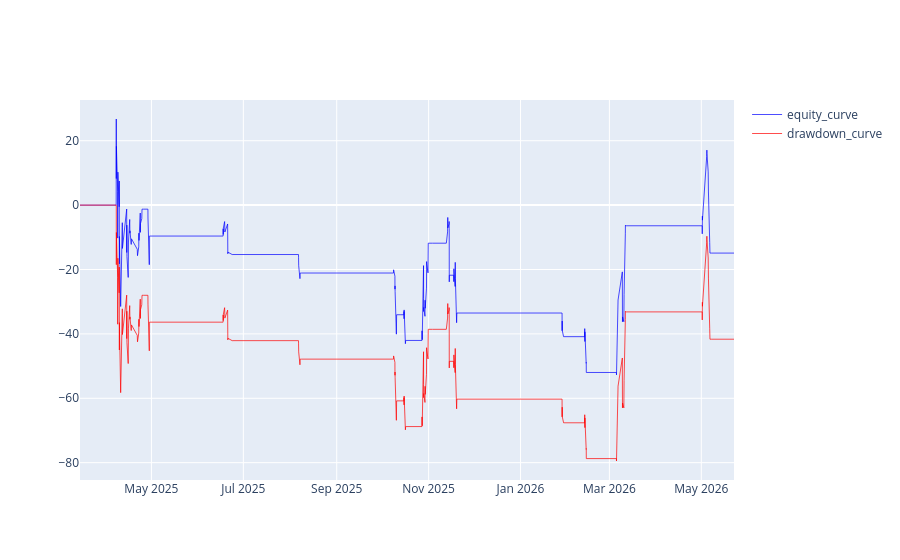
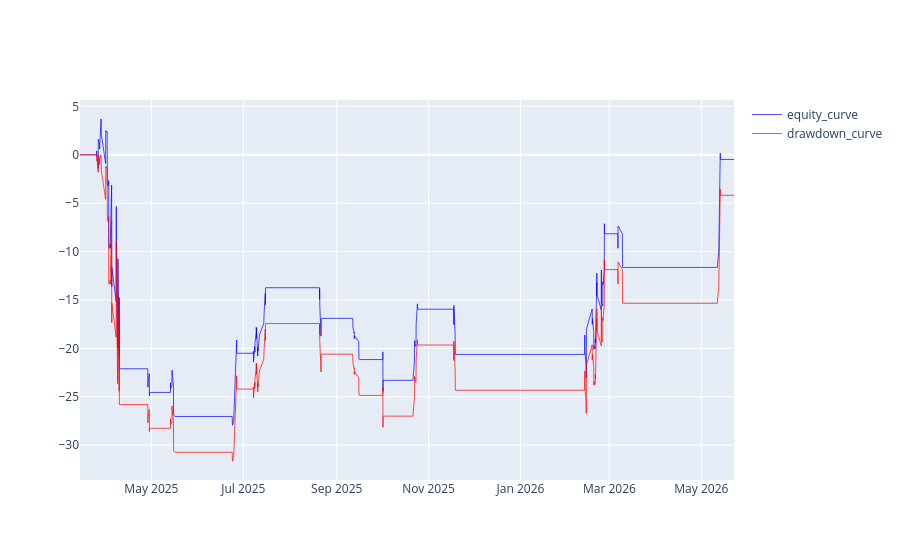
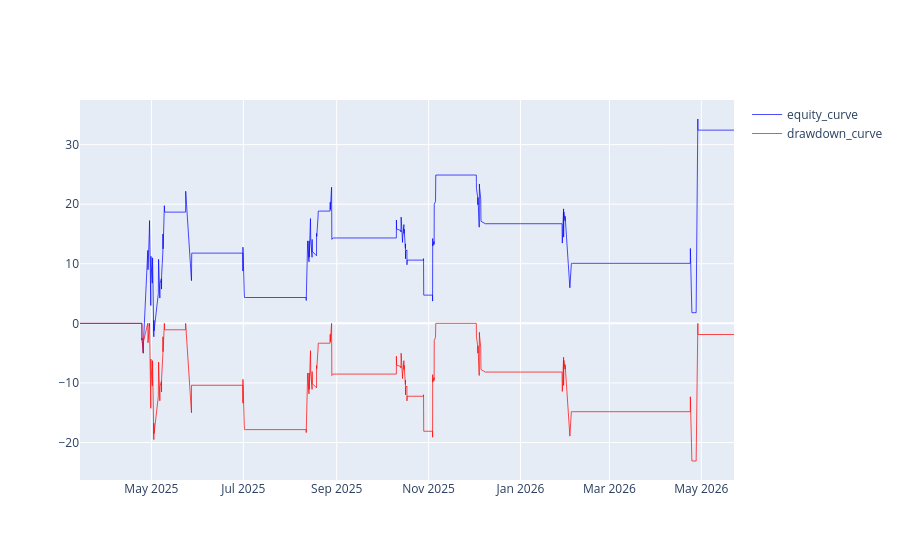
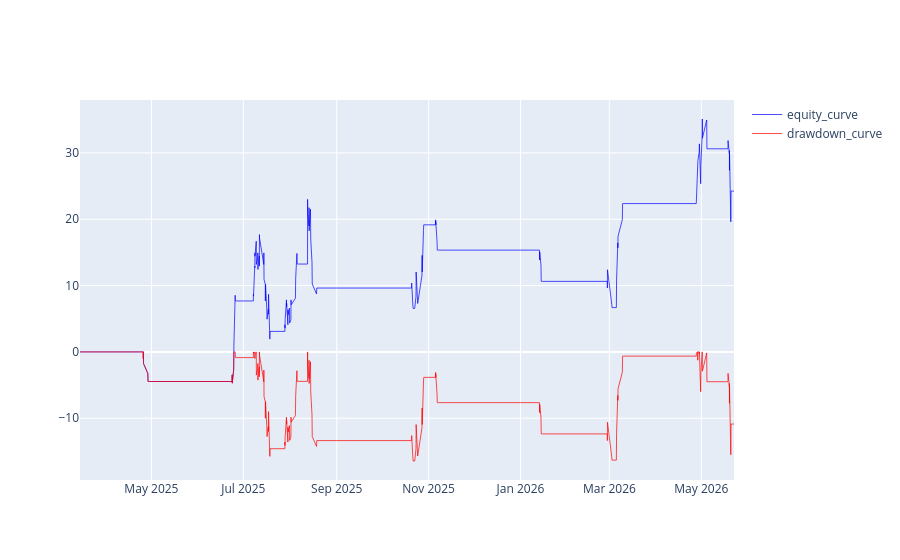

The notebook cell saved with these charts, in order:
### Code cell
product_list = ['ZS','ZM','ZW','ZC','CL','ZL','KE','BZ']

all_metrics = []
for product in product_list:
    product_parameter = product + '=F'
    ret = data_loader(contract_name=product_parameter,period = '365d')
    df_daily = ret['df_daily']
    df_60 = ret['df_60']
    df_240 = ret['df_240']

    df_daily,df_240,df_60 = final_signal_generator(df_daily,df_240,df_60)
    trades_df,equity_curve,drawdown = trades_generator(df_60)
    metrics = analyze_trades(trades_df,equity_curve,drawdown)
    metrics['product'] = product
    # print(metrics)
    all_metrics.append(metrics)
    for key, value in metrics.items():
        print(f"{key}: {value}")
    
    list_dict = [
        {   
            'name' : 'equity_curve',
            'series' : equity_curve,
            'color' : 'blue',
        },
        {   
            'name' : 'drawdown_curve',
            'series' : drawdown,
            'color' : 'red',
        }
    ]
    create_line_chart(df_60,list_dict)

### Figure 1 — Plotly figure (JSON) as saved in the notebook; plotly's stock layout.template omitted (floating-point values rounded to 4 significant figures; data arrays with more than 128 entries replaced by an {"elided": "..."} marker saying what was removed)
{"data": [{"line": {"color": "blue", "width": 0.7}, "mode": "lines", "name": "equity_curve", "type": "scatter", "x": {"elided": "1490 str values"}, "y": {"elided": "1489 float values"}}, {"line": {"color": "red", "width": 0.7}, "mode": "lines", "name": "drawdown_curve", "type": "scatter", "x": {"elided": "1490 str values"}, "y": {"elided": "1489 float values"}}], "layout": {}}

### Figure 2 — Plotly figure (JSON) as saved in the notebook; plotly's stock layout.template omitted (floating-point values rounded to 4 significant figures; data arrays with more than 128 entries replaced by an {"elided": "..."} marker saying what was removed)
{"data": [{"line": {"color": "blue", "width": 0.7}, "mode": "lines", "name": "equity_curve", "type": "scatter", "x": {"elided": "1490 str values"}, "y": {"elided": "1489 float values"}}, {"line": {"color": "red", "width": 0.7}, "mode": "lines", "name": "drawdown_curve", "type": "scatter", "x": {"elided": "1490 str values"}, "y": {"elided": "1489 float values"}}], "layout": {}}

### Figure 3 — Plotly figure (JSON) as saved in the notebook; plotly's stock layout.template omitted (floating-point values rounded to 4 significant figures; data arrays with more than 128 entries replaced by an {"elided": "..."} marker saying what was removed)
{"data": [{"line": {"color": "blue", "width": 0.7}, "mode": "lines", "name": "equity_curve", "type": "scatter", "x": {"elided": "1490 str values"}, "y": {"elided": "1489 float values"}}, {"line": {"color": "red", "width": 0.7}, "mode": "lines", "name": "drawdown_curve", "type": "scatter", "x": {"elided": "1490 str values"}, "y": {"elided": "1489 float values"}}], "layout": {}}

### Figure 4 — Plotly figure (JSON) as saved in the notebook; plotly's stock layout.template omitted (floating-point values rounded to 4 significant figures; data arrays with more than 128 entries replaced by an {"elided": "..."} marker saying what was removed)
{"data": [{"line": {"color": "blue", "width": 0.7}, "mode": "lines", "name": "equity_curve", "type": "scatter", "x": {"elided": "1490 str values"}, "y": {"elided": "1489 float values"}}, {"line": {"color": "red", "width": 0.7}, "mode": "lines", "name": "drawdown_curve", "type": "scatter", "x": {"elided": "1490 str values"}, "y": {"elided": "1489 float values"}}], "layout": {}}
